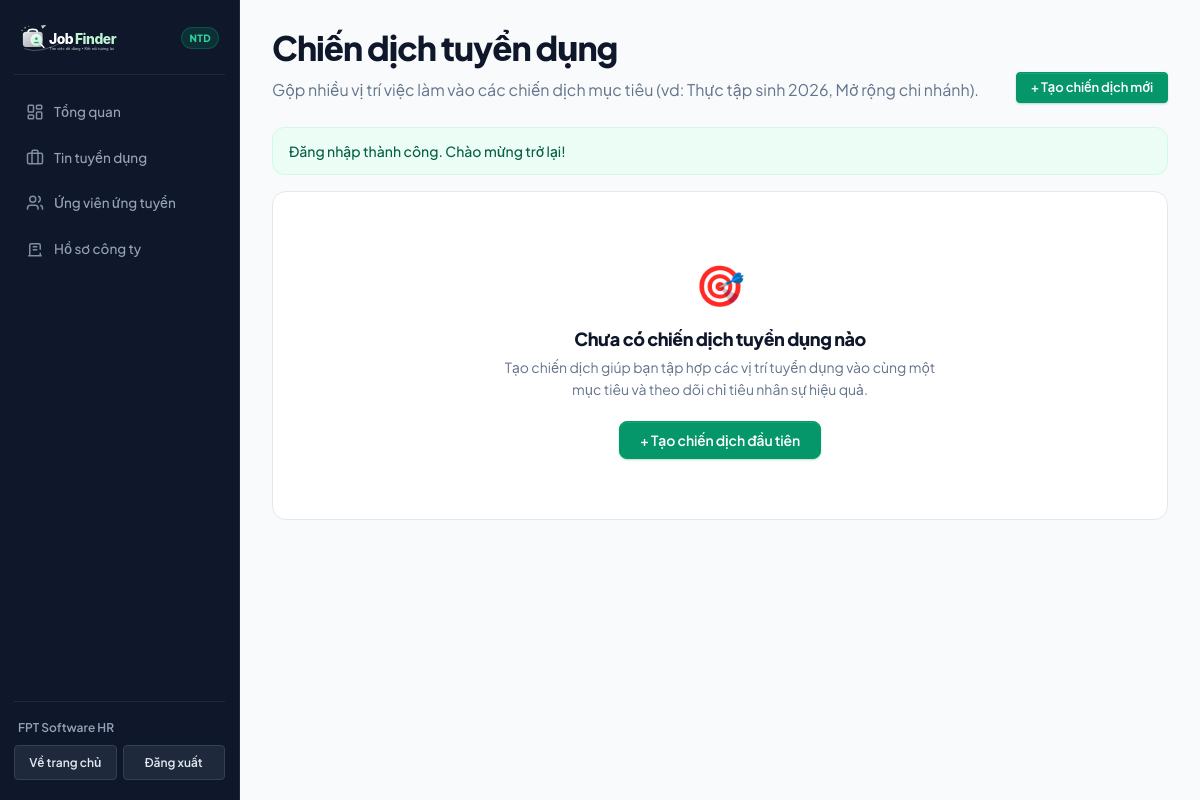
/employer/campaigns.php (signed in), run on an earlier commit of the app's database.
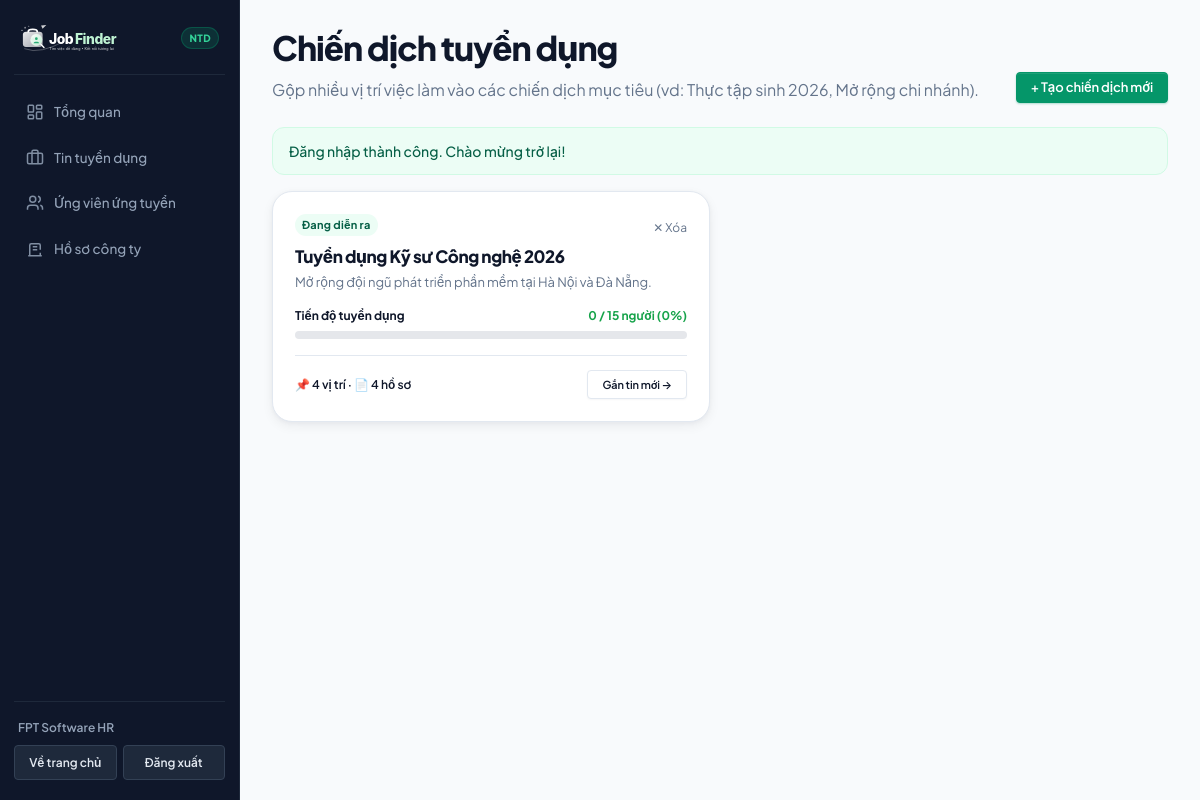
And on a later commit of the database.
### tables this page shows
CREATE TABLE `campaigns` (
  `id` INT AUTO_INCREMENT PRIMARY KEY,
  `employer_id` INT NOT NULL,
  `title` VARCHAR(150) NOT NULL,
  `description` TEXT NULL,
  `target_hires` INT NOT NULL DEFAULT 1,
  `start_date` DATE NULL,
  `end_date` DATE NULL,
  `status` ENUM('active', 'paused', 'completed') NOT NULL DEFAULT 'active',
  `created_at` TIMESTAMP DEFAULT CURRENT_TIMESTAMP,
  `updated_at` TIMESTAMP NULL ON UPDATE CURRENT_TIMESTAMP,
  INDEX (`employer_id`),
  CONSTRAINT `fk_camp_employer` FOREIGN KEY (`employer_id`) REFERENCES `users` (`id`) ON DELETE CASCADE
);

### employer/campaigns.php (the view, shortened to what the changed rows need)
<?php
require_once '../config/database.php';
$employer_id = (int)$_SESSION['user_id'];
$campaigns = [];
try {
    $sql = "
        SELECT c.*,
               COUNT(DISTINCT j.id) as total_jobs,
               COUNT(DISTINCT a.id) as total_apps,
               COUNT(DISTINCT CASE WHEN a.status IN ('hired', 'offered') THEN a.id END) as hired_count
        FROM campaigns c
        LEFT JOIN jobs j ON j.campaign_id = c.id
        LEFT JOIN applications a ON a.job_id = j.id
        WHERE c.employer_id = ?
        GROUP BY c.id
        ORDER BY c.created_at DESC
    ";
    $stmt = $pdo->prepare($sql);
    $stmt->execute([$employer_id]);
    $campaigns = $stmt->fetchAll(PDO::FETCH_ASSOC);
} catch (PDOException $e) {}
?>
<!DOCTYPE html>
<html lang="vi">
<head>
    <link rel="stylesheet" href="../assets/css/style.css?v=<?= time() ?>">
</head>
<body>
<div class="portal-layout">
    <main class="portal-main">
        <div class="section-header" style="margin-bottom:24px;">
            <div>
                <h1 class="section-title">Chiến dịch tuyển dụng</h1>
            </div>
        </div>
        <div style="display:grid; grid-template-columns: repeat(auto-fill, minmax(360px, 1fr)); gap:20px;">
            <?php if (!empty($campaigns)): ?>
                <?php foreach ($campaigns as $cp):
                    $progress_pct = min(100, round(($cp['hired_count'] / ($cp['target_hires'] ?: 1)) * 100));
                ?>
                    <div class="form-card" style="padding:22px; display:flex; flex-direction:column; justify-content:space-between;">
                        <div>
                            <div style="display:flex; justify-content:space-between; align-items:flex-start; margin-bottom:8px;">
                                <span class="badge badge--active">Đang diễn ra</span>
                                <form method="POST" style="display:inline;" onsubmit="return confirm('Bạn có chắc chắn muốn xóa chiến dịch này? Các tin tuyển dụng sẽ không bị xóa.');">
                                    <button type="submit" style="background:none; border:none; cursor:pointer; color:var(--muted); font-size:12px;">✕ Xóa</button>
                                </form>
                            </div>
                            <h3 style="font-size:17px; font-weight:800; color:var(--ink); margin-bottom:6px;">
                                <?= htmlspecialchars($cp['title']) ?>
                            </h3>
                            <?php if (!empty($cp['description'])): ?>
                                <p style="font-size:13px; color:var(--muted); line-height:1.5; margin-bottom:14px;">
                                    <?= htmlspecialchars($cp['description']) ?>
                                </p>
                            <?php endif; ?>
                            <div style="margin-bottom:16px;">
                                <div style="display:flex; justify-content:space-between; font-size:12px; font-weight:700; margin-bottom:6px;">
                                    <span>Tiến độ tuyển dụng</span>
                                    <span style="color:#16A34A;"><?= $cp['hired_count'] ?> / <?= $cp['target_hires'] ?> người (<?= $progress_pct ?>%)</span>
                                </div>
                                <div style="height:8px; background:#E5E7EB; border-radius:4px; overflow:hidden;">
                                </div>
                            </div>
                        </div>
                        <div style="padding-top:14px; border-top:1px solid var(--line); display:flex; justify-content:space-between; align-items:center; font-size:12px;">
                            <div style="color:var(--text); font-weight:600;">
                                <span>📌 <?= $cp['total_jobs'] ?> vị trí</span> &middot;
                                <span>📄 <?= $cp['total_apps'] ?> hồ sơ</span>
                            </div>
                            <a href="jobs.php" class="btn btn-secondary btn-sm" style="font-size:11px;">
                                Gắn tin mới →
                            </a>
                        </div>
                    </div>
                <?php endforeach; ?>
            <?php else: ?>
                <div style="grid-column: 1 / -1; text-align:center; padding:60px 20px; background:#FFFFFF; border:1px solid var(--line); border-radius:14px;">
                    <div style="font-size:40px; margin-bottom:12px;">🎯</div>
                    <h3 style="font-size:18px; font-weight:800; color:var(--ink); margin-bottom:6px;">Chưa có chiến dịch tuyển dụng nào</h3>
                    <p style="font-size:14px; color:var(--muted); max-width:440px; margin:0 auto 20px;">
                        Tạo chiến dịch giúp bạn tập hợp các vị trí tuyển dụng vào cùng một mục tiêu và theo dõi chỉ tiêu nhân sự hiệu quả.
                    </p>
                    <button type="button" class="btn btn-primary" onclick="document.getElementById('createCampBlock').style.display='block';">
                        + Tạo chiến dịch đầu tiên
                    </button>
                </div>
            <?php endif; ?>
        </div>
    </main>
</div>
</body>
</html>

What changed in the data, as far as the page shows it:
added campaigns: title "Tuyển dụng Kỹ sư Công nghệ 2026", description "Mở rộng đội ngũ phát triển phần mềm tại Hà Nội và Đà Nẵng.", hired_count "0", target_hires "15", progress_pct "0", total_jobs "4", total_apps "4"
Also different on the page:
text no longer shown: "🎯 Chưa có chiến dịch tuyển dụng nào Tạo chiến dịch giúp bạn tập hợp các vị trí tuyển dụng vào cùng một mục tiêu và theo dõi chỉ tiêu nhân sự hiệu quả. + Tạo chiến dịch đầu tiên"
